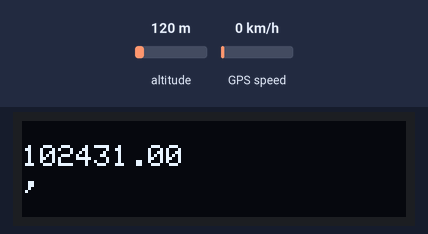
Bench run of a program on a simulated CircuitPython board. Parts: 128×32 one-colour display. Inputs (shaded band) come from the test bench; at power-on: GPS speed 0 km/h, altitude 120 m. The GPS gets a fix after 3 s at 37.7749, -122.4194 with 8 satellites; what the program prints to the serial console is not drawn.

Above: at 1.8 s.
1.9 s: GPS speed set to 30 km/h
At 2.7 s:
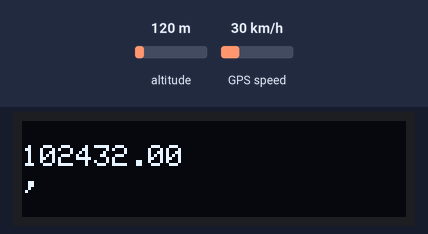
At 3.7 s:
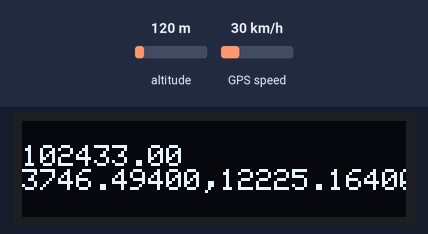
4.7 s: altitude set to 20 m
Timing chart, 0 to 7.7 s (numbered marks = the images above; inputs shaded):
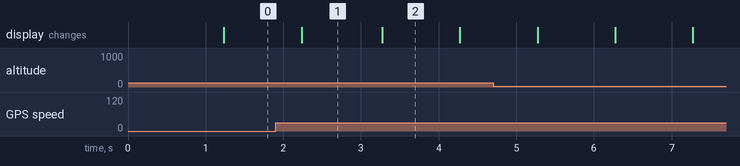

The program:

gps3.py
```python
# CircuitPython Demo - USB/Serial echo

import board
import busio
import digitalio
import time

#led = digitalio.DigitalInOut(board.D13)
#led.direction = digitalio.Direction.OUTPUT


# TX, RX
uart_gps = busio.UART(board.A2, board.A3, baudrate=9600)

i2c = busio.I2C(board.SCL, board.SDA)
import adafruit_ssd1306
oled = adafruit_ssd1306.SSD1306_I2C(128, 32, i2c)

#uart_gps.write(b'PMTK314,0,1,0,1,0,0,0,0,0,0,0,0,0,0,0,0,0,0,0')
#PMTK314,0,1,0,0,0,0,0,0,0,0,0,0,0,0,0,0,0,0,0
time.sleep(.1)

while True:
    data = uart_gps.readline()
    #data= uart_gps.read(64)
    if data is not None:
        #data_str = ''.join([chr(b) for b in data]) # convert bytearray to string
        data_str=str(data,'ascii').strip()
        #print(data_str)
        ds=data_str.split(',')
        print(ds)
        #oled.fill(0)
        #oled.text(ds[0],0,0,True)
        if(ds[0]=='$GPGGA'):
            t=ds[1]
            #fix=ds[2]
            lat=ds[2]
            lon=ds[4]
            print(ds)
            print("len=",len(ds))
            oled.fill(0)
            oled.text(t,0,8,True)
            #if(fix=='V'):
            #    oled.text('no fix',0,8,True)
            #else:
            oled.text(lat+","+lon,0,16,True)
            oled.show()
        #print(datastr.split(','))
    time.sleep(.1)
```

Measured:
- what the display in image 1 shows lasts 1.1 s, from 2.2 s to 3.3 s
